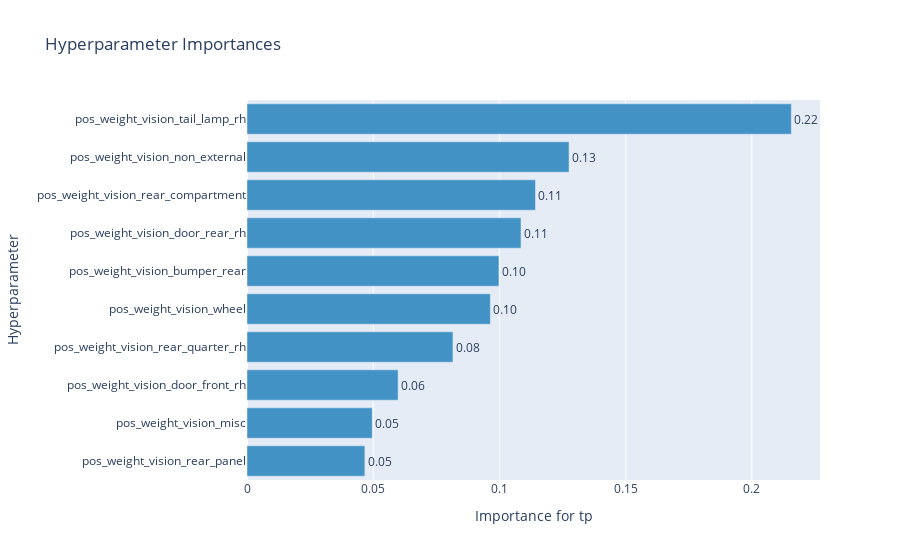

The notebook cell this image was saved under:
### Code cell
plot_param_importances(study, target=lambda t: t.values[1], target_name='tp')

### Figure 1 — Plotly figure (JSON) as saved in the notebook; plotly's stock layout.template omitted (floating-point values rounded to 4 significant figures)
{"data": [{"cliponaxis": false, "hovertemplate": ["pos_weight_vision_rear_panel (FloatDistribution): 0.04669454244342373<extra></extra>", "pos_weight_vision_misc (FloatDistribution): 0.04960887302689757<extra></extra>", "pos_weight_vision_door_front_rh (FloatDistribution): 0.05986582616768213<extra></extra>", "pos_weight_vision_rear_quarter_rh (FloatDistribution): 0.08158423589949375<extra></extra>", "pos_weight_vision_wheel (FloatDistribution): 0.09640648049532344<extra></extra>", "pos_weight_vision_bumper_rear (FloatDistribution): 0.09980730429528593<extra></extra>", "pos_weight_vision_door_rear_rh (FloatDistribution): 0.10854522540418098<extra></extra>", "pos_weight_vision_rear_compartment (FloatDistribution): 0.1142757578878027<extra></extra>", "pos_weight_vision_non_external (FloatDistribution): 0.1275717411998182<extra></extra>", "pos_weight_vision_tail_lamp_rh (FloatDistribution): 0.21564001318009168<extra></extra>"], "marker": {"color": "rgb(66,146,198)"}, "orientation": "h", "text": ["0.05", "0.05", "0.06", "0.08", "0.10", "0.10", "0.11", "0.11", "0.13", "0.22"], "textposition": "outside", "type": "bar", "x": [0.04669, 0.04961, 0.05987, 0.08158, 0.09641, 0.09981, 0.1085, 0.1143, 0.1276, 0.2156], "y": ["pos_weight_vision_rear_panel", "pos_weight_vision_misc", "pos_weight_vision_door_front_rh", "pos_weight_vision_rear_quarter_rh", "pos_weight_vision_wheel", "pos_weight_vision_bumper_rear", "pos_weight_vision_door_rear_rh", "pos_weight_vision_rear_compartment", "pos_weight_vision_non_external", "pos_weight_vision_tail_lamp_rh"]}], "layout": {"showlegend": false, "title": {"text": "Hyperparameter Importances"}, "xaxis": {"title": {"text": "Importance for tp"}}, "yaxis": {"title": {"text": "Hyperparameter"}}}}
